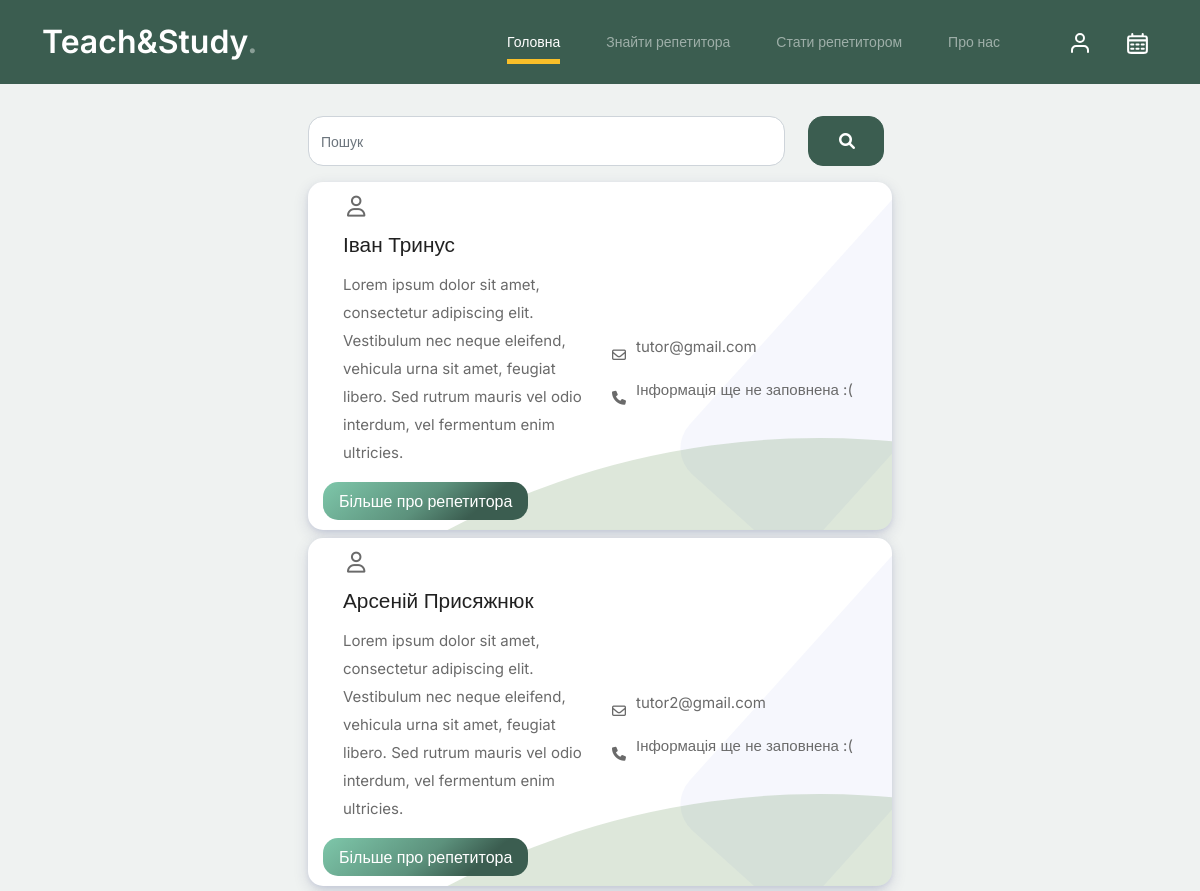
Page /tutors (upper part) on the earlier database version.
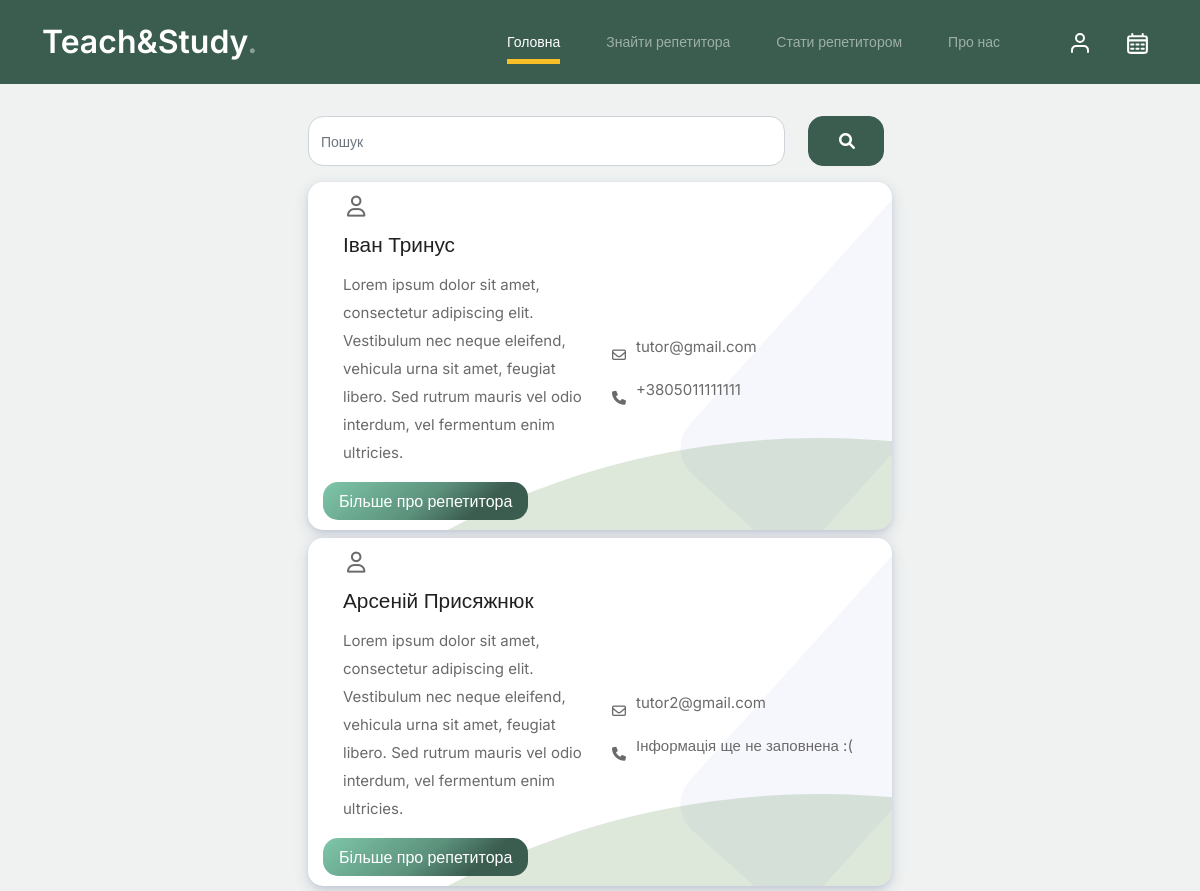
Same page on the later database version.
### website/models.py (models this page shows)
class User(db.Model, UserMixin):
    id = db.Column(db.Integer, primary_key=True)
    email = db.Column(db.String(150), unique=True)
    password = db.Column(db.String(150))
    first_name = db.Column(db.String(150))
    last_name = db.Column(db.String(150))
    address = db.Column(db.String(200))
    phone = db.Column(db.String(10), unique=True)
    date_added = db.Column(db.DateTime(timezone=True), default = func.now())
    is_student = db.Column(db.Boolean)
    is_tutor = db.Column(db.Boolean)
    notes = db.relationship('Note')
    student = db.relationship('Student', uselist=False, back_populates='user')
    tutor = db.relationship('Tutor', uselist=False, back_populates='user')

### website/views.py (the view, shortened to what this page needs)
@views.route('/tutors', methods=['GET', 'POST'])
def tutors():
    tutors = Tutor.query.all()
    users = User.query.filter_by(is_tutor = True).all()
    tutor_counts = {}
    user_counts = {}
    for tutor in tutors:
        tutor_id = tutor.user_id
        if tutor_id not in tutor_counts:
            tutor_counts[tutor_id] = 0
        tutor_counts[tutor_id] += 1
    for user in users:
        user_id = user.id
        if user_id not in user_counts:
            user_counts[user_id] = 0
        user_counts[user_id] += 1
    new_tutors = []
    for user in users:
        user_dict = user.__dict__.copy()  # Get the user attributes
        user_id = user_dict.pop('id')  # Remove 'id' to avoid duplication
        new_tutor_dict = {**user_dict, 'tutors': tutor_counts.get(user_id, 0), 'users': user_counts.get(user_id, 0)}
        new_tutors.append(new_tutor_dict)
    print(new_tutors)
    return render_template("tutors.html", user=current_user, tutors=new_tutors)

### website/templates/tutors.html (shortened to what this page needs)
{% extends "base.html" %} {% block title %}Репетитори{% endblock %}
{% block styles2 %}
    <link href="../static/css/curriculum_card.css" rel="stylesheet">
{% endblock %}
{% block content %}
<div class="section_our_solution mt-4">
    <div class="row">
      <div class="col-lg-12 col-md-12 col-sm-12">
        <div class="our_solution_category">
          <div class="solution_cards_box">
              <div class="input-group row" style="align-items: center">
                  <div class="col">
                    <input type="text" class="form-control" style="border-radius:15px; margin: 8px;" placeholder="Пошук">
                  </div>
                  <div class="col-2">
                    <span class="input-group-btn">
                      <button class="btn btn-primary" style="border-radius:15px; margin: 8px; width: 100%"  type="button"><i class="fa fa-search"></i></button>
                    </span>
                  </div>
              </div>
            {% for tutor in tutors %}
            <div class="solution_card">
                <div class="hover_color_bubble"></div>
                <div class="mx-4">
                </div>
                <div class="solu_content">
                    <div class="solu_title">
                        <div class="row mx-2">
                            <div class="col">
                                <h3>{{tutor.first_name}} {{tutor.last_name}}</h3>
                            </div>
                        </div>
                    </div>
                    <div class="solu_description">
                        <div class="row mx-2">
                            <div class="col-6">
                                <p>Lorem ipsum dolor sit amet, consectetur adipiscing elit. Vestibulum nec neque eleifend,
                                  vehicula urna sit amet, feugiat libero. Sed rutrum mauris vel odio interdum, vel fermentum
                                  enim ultricies.</p>
                            </div>
                            <div class="col-6">
                                <div class="row">
                                    <div class="col-1">
                                        <i class="fa-regular fa-envelope"></i>
                                    </div>
                                    <div class="col">
                                        <p>{{tutor.email}}</p>
                                    </div>
                                </div>
                                <div class="row">
                                    <div class="col-1">
                                        <i class="fa-solid fa-phone"></i>
                                    </div>
                                    <div class="col">
                                        <p>{% if tutor.phone == None %}Інформація ще не заповнена :({% else %}{{tutor.phone}}{% endif %}</p>
                                    </div>
                                </div>
                            </div>
                        </div>
                        <button type="button" class="read_more_btn" id={{tutor.email}}>Більше про репетитора</button>
                    </div>
                </div>
            </div>
        {% endfor %}
          </div>
        </div>
      </div>
    </div>
</div>
  {% endblock %}

Differences in the rows shown:
changed User "Іван": phone (not shown) → "+3805011111111"; no longer shows "Інформація ще не заповнена :("
